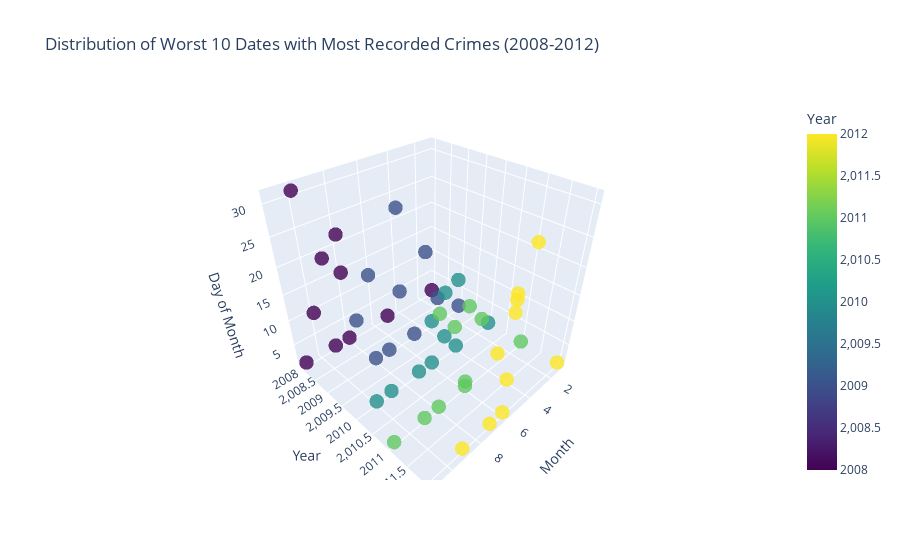

The cell this chart's notebook holds for it:
### Markdown cell above
**6.3** Which are the worst 10 dates (most recorded crimes) of 2008? Does this trend hold for the other years?

### Code cell
# Filter the data for the year 2008
crimes_2008 = chicago_crime_2008_to_2012_df[chicago_crime_2008_to_2012_df['Year'] == 2008]

# Group the data by date (date part only) and count the number of crimes for each date
worst_dates_2008 = crimes_2008['Date'].dt.date.value_counts().head(10)

# Print the worst 10 dates for 2008
print("Worst 10 Dates with Most Recorded Crimes in 2008:")
print(worst_dates_2008)

# Check if the same dates (date part only) are among the worst for other years
for year in range(2009, 2013):  # Loop through all years in the dataset
    if year != 2008:  # Skip the year 2008 (already analyzed)
        # Filter the data for the current year
        crimes_year = chicago_crime_2008_to_2012_df[chicago_crime_2008_to_2012_df['Year'] == year]
        
        # Group the data by date (date part only) and count the number of crimes for each date
        worst_dates_year = crimes_year['Date'].dt.date.value_counts().head(10)
        
        # Check if the worst dates for the current year (date part only) match those of 2008
        if worst_dates_year.index.equals(worst_dates_2008.index):
            print(f"\nWorst 10 Dates with Most Recorded Crimes in {year} also match those of 2008.")
        else:
            print(f"\nWorst 10 Dates with Most Recorded Crimes in {year} do not match those of 2008.")

### Visualization ###
import plotly.graph_objs as go

# Filter the data for the years 2008 to 2012
years_to_analyze = list(range(2008, 2013))
data_to_plot = []

for year in years_to_analyze:
    # Filter the data for the current year
    crimes_year = chicago_crime_2008_to_2012_df[chicago_crime_2008_to_2012_df['Year'] == year]
    
    # Group the data by date (date part only) and count the number of crimes for each date
    worst_dates_year = crimes_year['Date'].dt.date.value_counts().head(10)
    
    # Store the data for plotting
    for date, count in worst_dates_year.items():
        data_to_plot.append({'Year': year, 'Date': date})

# Create a DataFrame from the data to plot
df_to_plot = pd.DataFrame(data_to_plot)

# Extract month, year, and day from the Date column
df_to_plot['Year'] = df_to_plot['Year'].astype(int)  # Convert Year column to int for color
df_to_plot['Month'] = pd.to_datetime(df_to_plot['Date']).dt.month
df_to_plot['Day'] = pd.to_datetime(df_to_plot['Date']).dt.day

# Create a 3D scatter plot with colors based on the year
fig = go.Figure(data=[go.Scatter3d(
    x=df_to_plot['Month'],
    y=df_to_plot['Year'],
    z=df_to_plot['Day'],
    mode='markers',
    marker=dict(
        size=5,
        opacity=0.8,
        color=df_to_plot['Year'],  # Assign colors based on the 'Year' column
        colorscale='Viridis',     # You can change the color scale as desired
        colorbar=dict(title='Year')
    ),
    text=df_to_plot['Date']
)])

# Update axis labels and title
fig.update_layout(scene=dict(xaxis_title='Month', yaxis_title='Year', zaxis_title='Day of Month'),
                  title='Distribution of Worst 10 Dates with Most Recorded Crimes (2008-2012)')
fig.show()

### Figure 1 — Plotly figure (JSON) as saved in the notebook; plotly's stock layout.template omitted (floating-point values rounded to 4 significant figures)
{"data": [{"marker": {"color": [2008, 2008, 2008, 2008, 2008, 2008, 2008, 2008, 2008, 2008, 2009, 2009, 2009, 2009, 2009, 2009, 2009, 2009, 2009, 2009, 2010, 2010, 2010, 2010, 2010, 2010, 2010, 2010, 2010, 2010, 2011, 2011, 2011, 2011, 2011, 2011, 2011, 2011, 2011, 2011, 2012, 2012, 2012, 2012, 2012, 2012, 2012, 2012, 2012, 2012], "colorbar": {"title": {"text": "Year"}}, "colorscale": [[0, "#440154"], [0.1111, "#482878"], [0.2222, "#3e4989"], [0.3333, "#31688e"], [0.4444, "#26828e"], [0.5556, "#1f9e89"], [0.6667, "#35b779"], [0.7778, "#6ece58"], [0.8889, "#b5de2b"], [1, "#fde725"]], "opacity": 0.8, "size": 5}, "mode": "markers", "text": ["2008-01-01", "2008-08-01", "2008-10-10", "2008-08-22", "2008-10-31", "2008-08-15", "2008-09-19", "2008-11-01", "2008-09-01", "2008-05-01", "2009-01-01", "2009-05-01", "2009-08-01", "2009-08-18", "2009-06-12", "2009-09-11", "2009-07-01", "2009-06-27", "2009-04-17", "2009-03-06", "2010-01-01", "2010-06-01", "2010-04-01", "2010-04-15", "2010-05-05", "2010-07-01", "2010-10-01", "2010-06-10", "2010-09-01", "2010-05-14", "2011-01-01", "2011-08-01", "2011-06-01", "2011-11-01", "2011-07-15", "2011-06-02", "2011-05-13", "2011-06-17", "2011-09-01", "2011-08-19", "2012-01-01", "2012-06-01", "2012-07-01", "2012-09-01", "2012-06-23", "2012-07-15", "2012-06-22", "2012-06-08", "2012-06-20", "2012-05-29"], "type": "scatter3d", "x": [1, 8, 10, 8, 10, 8, 9, 11, 9, 5, 1, 5, 8, 8, 6, 9, 7, 6, 4, 3, 1, 6, 4, 4, 5, 7, 10, 6, 9, 5, 1, 8, 6, 11, 7, 6, 5, 6, 9, 8, 1, 6, 7, 9, 6, 7, 6, 6, 6, 5], "y": [2008, 2008, 2008, 2008, 2008, 2008, 2008, 2008, 2008, 2008, 2009, 2009, 2009, 2009, 2009, 2009, 2009, 2009, 2009, 2009, 2010, 2010, 2010, 2010, 2010, 2010, 2010, 2010, 2010, 2010, 2011, 2011, 2011, 2011, 2011, 2011, 2011, 2011, 2011, 2011, 2012, 2012, 2012, 2012, 2012, 2012, 2012, 2012, 2012, 2012], "z": [1, 1, 10, 22, 31, 15, 19, 1, 1, 1, 1, 1, 1, 18, 12, 11, 1, 27, 17, 6, 1, 1, 1, 15, 5, 1, 1, 10, 1, 14, 1, 1, 1, 1, 15, 2, 13, 17, 1, 19, 1, 1, 1, 1, 23, 15, 22, 8, 20, 29]}], "layout": {"scene": {"xaxis": {"title": {"text": "Month"}}, "yaxis": {"title": {"text": "Year"}}, "zaxis": {"title": {"text": "Day of Month"}}}, "title": {"text": "Distribution of Worst 10 Dates with Most Recorded Crimes (2008-2012)"}}}
